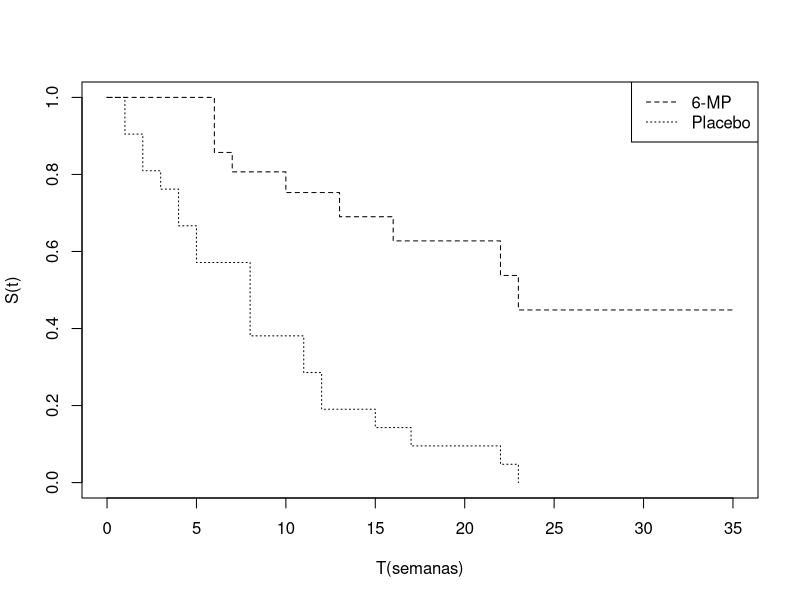
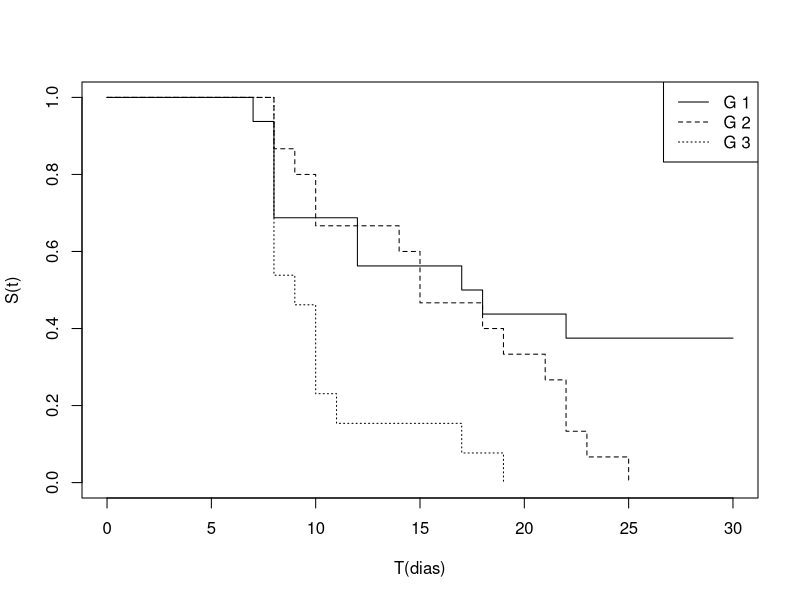
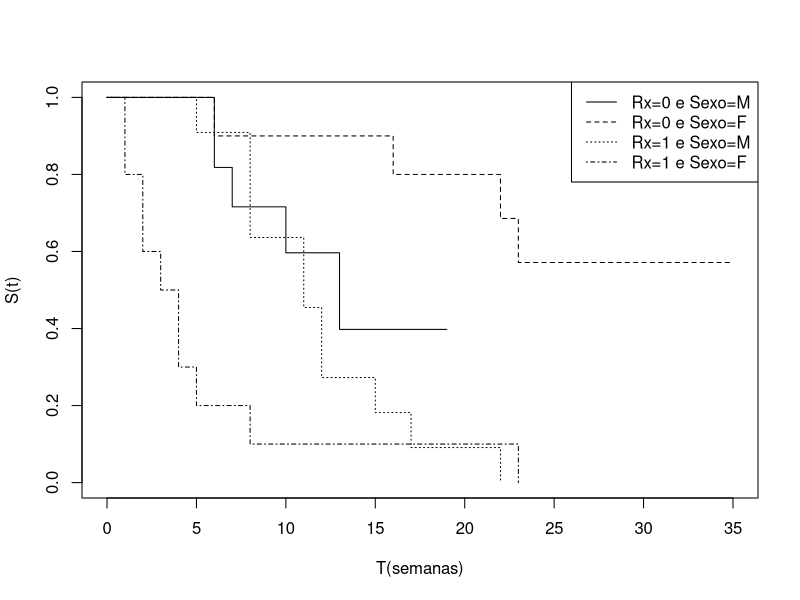

Here is the R script that generated these plots, in order:
## ---- chunk 1
#| echo: fenced
library(survival)
tempo<- c(6,6,6,6,7,9,10,10,11,13,16,17,19,20,22,23,25,32,32,34,35)
status<- c(1,1,1,0,1,0,1,0,0,1,1,0,0,0,1,1,0,0,0,0,0) 
tempo2<- c(1,1,2,2,3,4,4,5,5,8,8,8,8,11,11,12,12,15,17,22,23)
status2<- c(1,1,1,1,1,1,1,1,1,1,1,1,1,1,1,1,1,1,1,1,1) 
tempo2g <- c(tempo,tempo2)
status2g <- c(status,status2)
grupos <- c(rep(1,21),rep(2,21))
dados <- data.frame(tempos=tempo2g, status=status2g, grupos=grupos)
ajusteKM <- survfit(Surv(tempos, status) ~ grupos, data=dados)
## ---- chunk 2
#| echo: fenced
plot(ajusteKM, xlab="T(semanas)",ylab="S(t)", lty=2:3) 
legend("topright",c("6-MP","Placebo"), lty = 2:3)
## ---- chunk 3
#| echo: fenced
summary(ajusteKM)
## ---- chunk 4
#| echo: fenced
survdiff(Surv(tempos, status) ~ grupos, data=dados)
## ---- chunk 5
#| echo: fenced
# rho=0 é o teste de log-rank
survdiff(Surv(tempos, status) ~ grupos, rho=0, data=dados)
## ---- chunk 6
#| echo: fenced
# rho=1 é o teste de Harrigton-Fleming
survdiff(Surv(tempos, status) ~ grupos, rho=1, data=dados)
## ---- chunk 7
#| echo: fenced
tempos <- c(7,8,8,8,8,12,12,17,18,22,30,30,30,30,30,30,8,8,9,
10,10,14,15,15,18,19,21,22,22,23,25,8,8,8,8,8,8,
9,10,10,10,11,17,19)
status <- c(rep(1,10), rep(0,6), rep(1,15), rep(1,13))
grupos <- c(rep(1,16), rep(2,15), rep(3,13))
dados2 <- data.frame(tempos, status, grupos)
ajusteKM2<- survfit(Surv(tempos, status) ~ grupos, data = dados2)
## ---- chunk 8
plot(ajusteKM2, xlab="T(dias)",ylab="S(t)", lty=1:3) 
legend("topright",c("G 1","G 2", "G 3"), lty = 1:3)
## ---- chunk 9
#| echo: true
survdiff(Surv(tempos, status) ~ grupos, data = dados2,  rho=0)
## ---- chunk 10
#| echo: true
survdiff(Surv(tempos, status) ~ grupos, data = subset(dados2, grupos!=3),  rho=0)
## ---- chunk 11
#| echo: true
survdiff(Surv(tempos, status) ~ grupos, data = subset(dados2, grupos!=2),  rho=0)
## ---- chunk 12
#| echo: true
survdiff(Surv(tempos, status) ~ grupos, data = subset(dados2, grupos!=1),  rho=0)
## ---- chunk 13
#| echo: fenced
library(readxl)
dados_a <- read_xlsx("anderson.xlsx", col_names=T)
ajusteKM_S <- survfit(Surv(tempo, status) ~ Rx + strata(sexo), data = dados_a)
## ---- chunk 14
plot(ajusteKM_S, xlab="T(semanas)",ylab="S(t)", lty=1:4) 
legend("topright",c("Rx=0 e Sexo=M","Rx=0 e Sexo=F", "Rx=1 e Sexo=M", "Rx=1 e Sexo=F"), lty = 1:4)
